Frame 1 (no input): blank canvas, image omitted
Frame 60 (no input): blank canvas, image omitted
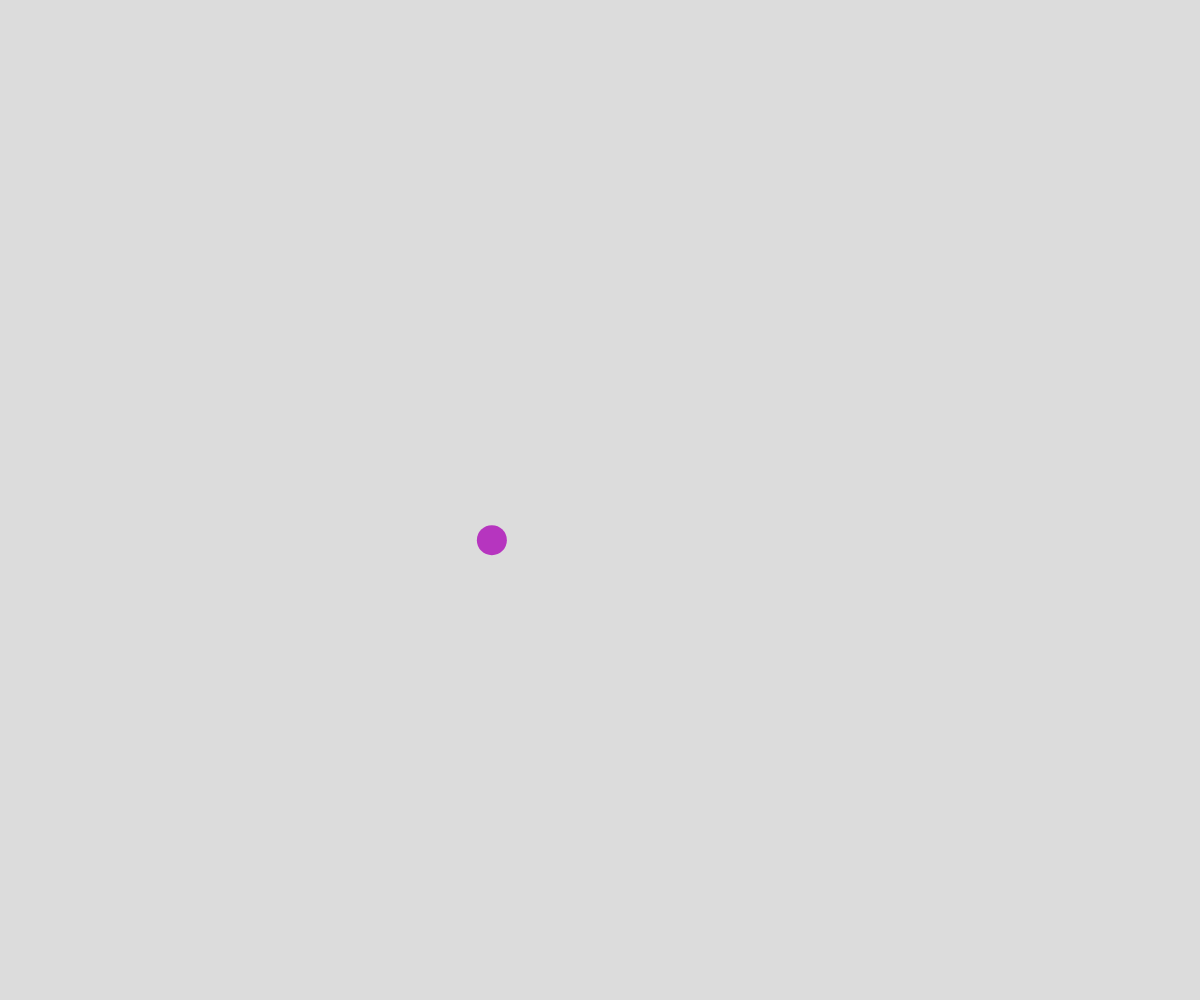
Frame 120 (the mouse pressed at the canvas centre since frame 60)

The p5.js sketch whose frames 1 and 60 were blank and that drew this single picture after the mouse press (run headless with seeded random() and noise() and a simulated clock; from frame 60 on, the mouse is pressed at the canvas centre):

// p5.js sketch
// ── sketch.js
// Connected Nodes OOP Demo

let points = [];

function setup() {
  createCanvas(windowWidth, windowHeight);
}

function draw() {
  background(220);
  for (let aPoint of points) {
    aPoint.display();
    aPoint.update();
    aPoint.connectTo(points);
  }
}

function mousePressed() {
  let thePoint = new MovingPoint(mouseX, mouseY);
  points.push(thePoint);
}

class MovingPoint {
  constructor(x, y) {
    this.x = x;
    this.y = y;
    this.colour = color(random(255), random(255), random(255));
    this.raduis = 15;
    this.XTime = random(1000);
    this.YTime = random(1000);
    this.deltaTime = 0.01;
    this.reach = 150;
  }

  display() {
    noStroke();
    fill(this.colour);
    circle(this.x, this.y, this.raduis*2);
  }

  update() {
    //  move point
    let dx = noise(this.XTime);
    this.dx = map(dx, 0, 1, -5, 5);
    let dy = noise(this.YTime);
    this.dy = map(dy, 0, 1, -5, 5);

    this.x += this.dx;
    this.y += this.dy;

    this.XTime += this.deltaTime;
    this.YTime += this.deltaTime;

    //  wrap around screen
    if (this.x < 0){
      this.x += width;
    }
    if (this.x > width){
      this.x -= width;
    }
    if (this.y < 0){
      this.y += height;
    }
    if (this.y > height){
      this.y -= height;
    }
  }

  connectTo(pointsArray){
    for (let otherPoint of pointsArray) {
      if (this !== otherPoint) {
        if (dist(this.x, this.y, otherPoint.x, otherPoint.y) < this.reach){
          stroke(this.colour);
          line(this.x, this.y, otherPoint.x, otherPoint.y);
        }
      }
    }
  }
}
